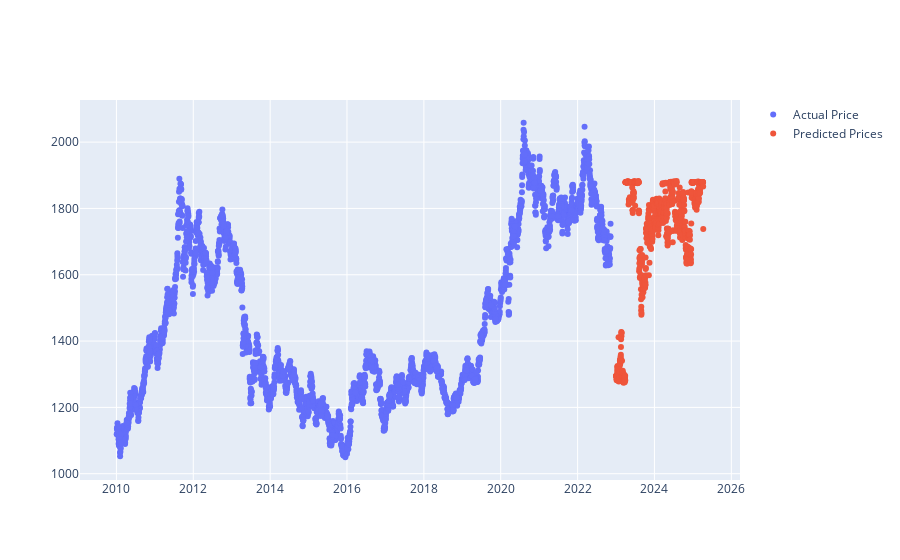

The notebook cell saved with this chart:
### Code cell
Price = go.Scatter(
    x=df['Date'],
    y=df['Price'],
    name="Actual Price",
        mode='markers'

)
MeanAvg = go.Scatter(
    x=predictions['Date'],
    y=predictions['Predictions'],
    name="Predicted Prices",
        mode='markers'

)
data = [Price, MeanAvg]
fig = go.Figure(data=data)
fig.show()

### Figure 1 — Plotly figure (JSON) as saved in the notebook; plotly's stock layout.template omitted (floating-point values rounded to 4 significant figures; data arrays with more than 128 entries replaced by an {"elided": "..."} marker saying what was removed)
{"data": [{"mode": "markers", "name": "Actual Price", "type": "scatter", "x": {"elided": "3321 str values"}, "y": {"elided": "3321 float values"}}, {"mode": "markers", "name": "Predicted Prices", "type": "scatter", "x": {"elided": "830 str values"}, "y": {"elided": "830 float values"}}], "layout": {}}
